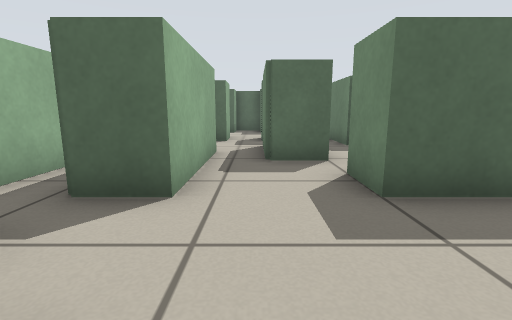
View 1 (above)

24 first-person views from a walk through a Stage world. The camera is 0.51 m above the floor, tilts 10° down and sees 85° across. Floor lines are 1 m apart. The floor is counted in squares, 0.5 m on a side. Each view is taken from the middle of a square. On the plan, view 1 faces up. The plan holds only what a view shows up to about 11 squares ahead; the rest is blank. The robots in the file are not drawn.

View 2
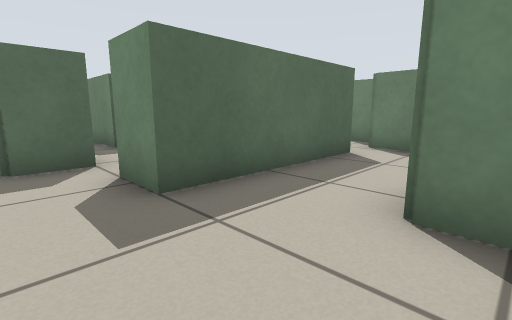

View 3
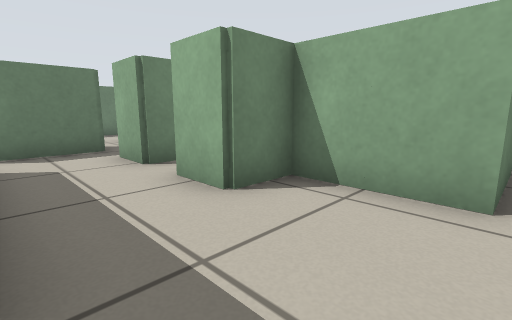

View 4
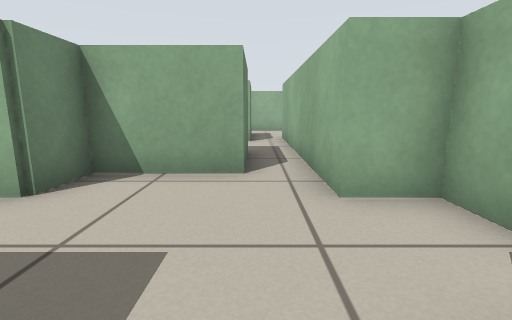

View 5
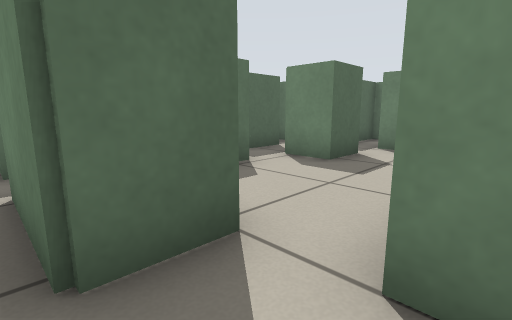

View 6
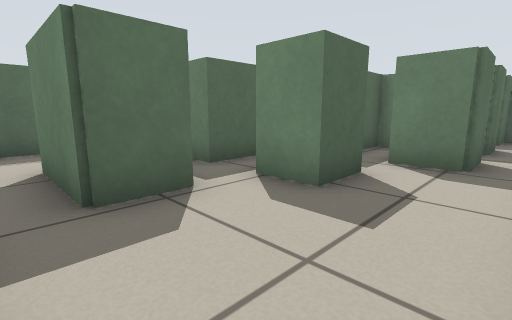

View 7
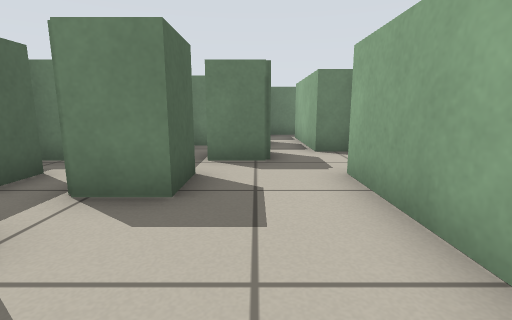

View 8
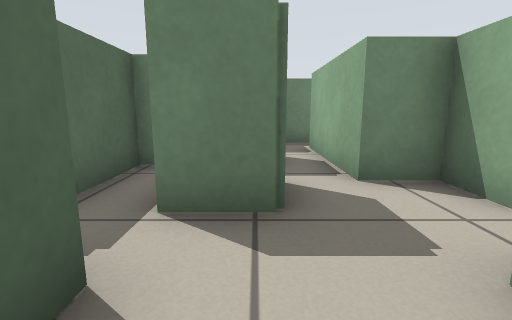

View 9
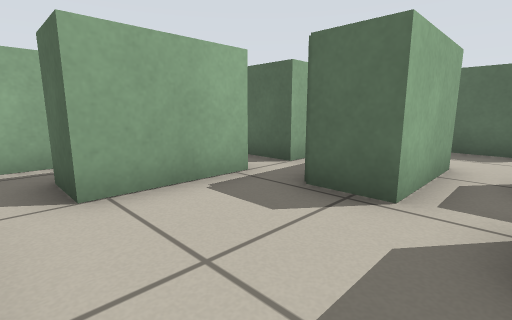

View 10
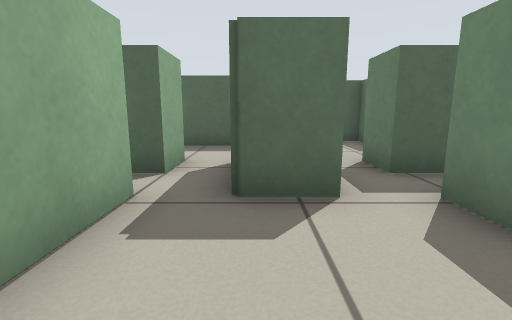

View 11
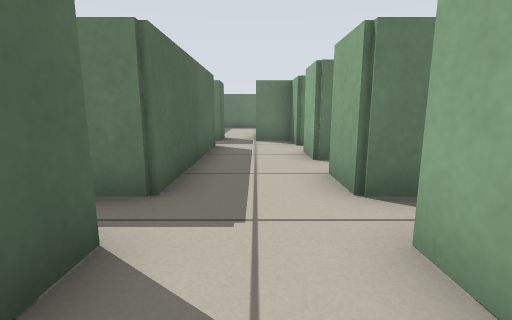

View 12
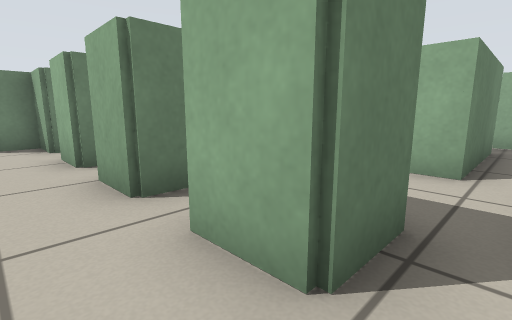

View 13
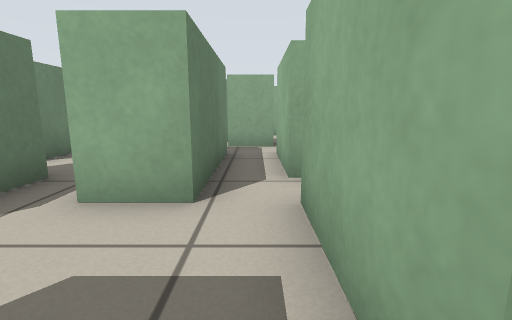

View 14
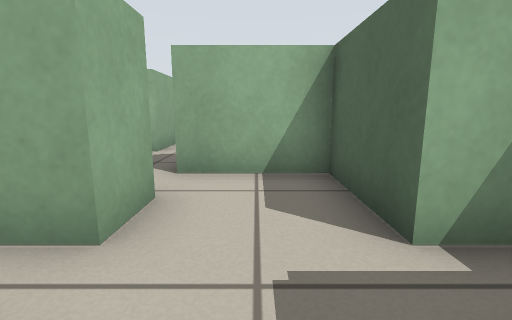

View 15
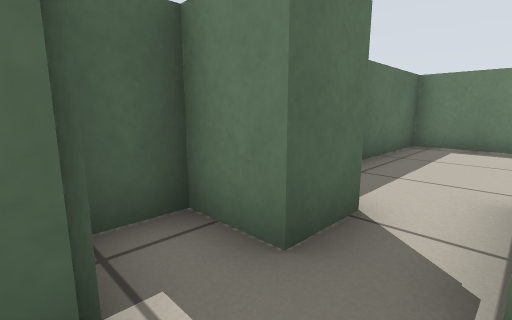

View 16
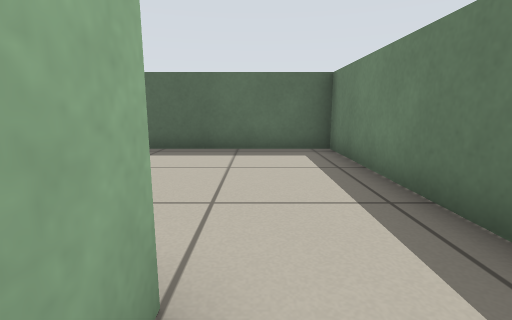

View 17
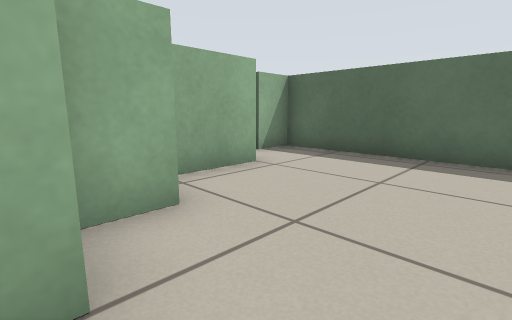

View 18
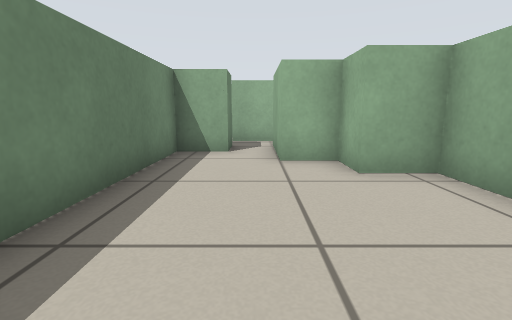

View 19
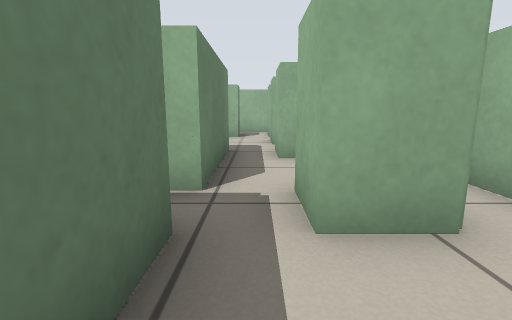

View 20
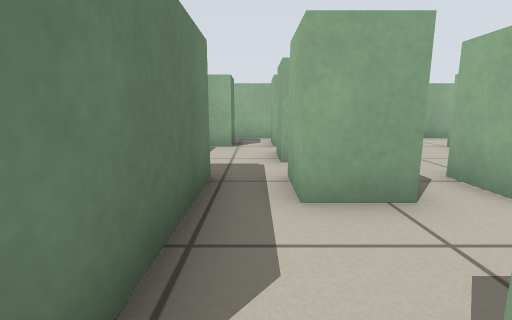

View 21
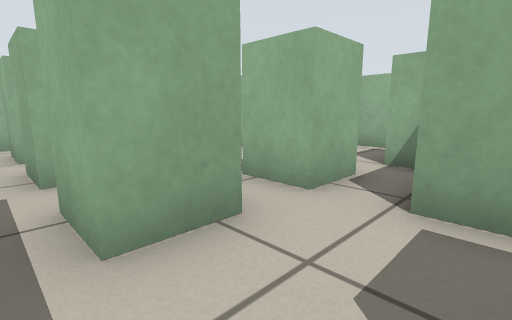

View 22
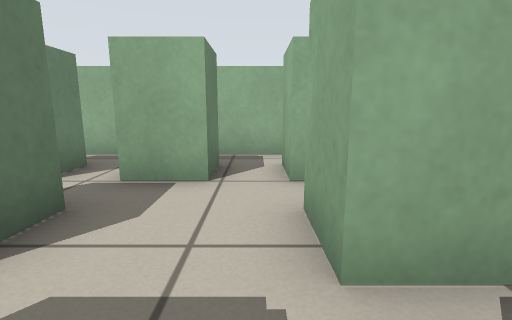

View 23
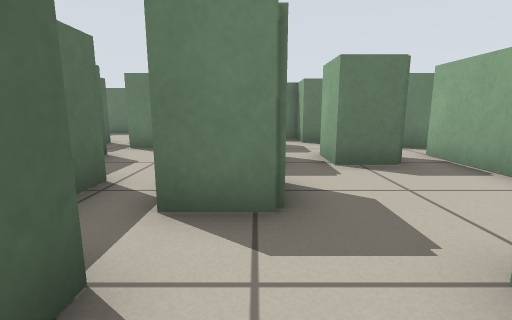

View 24
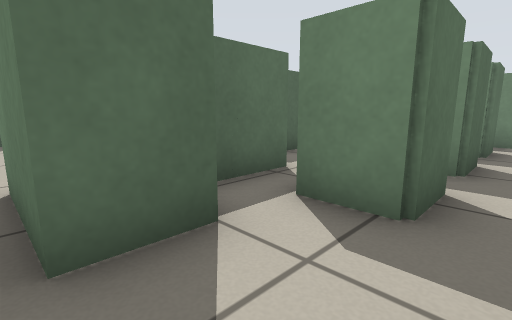

### Floor plan
Key: @ floor where view 1 was taken; # wall or solid block; x gap in a wall; . floor; T thing the floor can be seen under or through.
Columns run from 8 left of view 1 to 14 right of it. Each row starts with its distance up from view 1.
 15               #########
 14        ###    .##.....#
 13     ####.#####.x......#
 12     #..........###....#
 11     #.##...##.####....#
 10  .....##x#.##x#.##....#
  9 #####......##...###...#
  8     #...##.### .####..#
  7     #.####...##.####.##
  6     #.####......####.##
  5     #.##..............#
  4     #.##..#####..######
  3      .##..#####.##   #
  2      ##.........##
  1       ##...##...##..
  0        #@..##x#.....
 -1        #####T...#
 -2        ####TT...#
 -3        ###.TTTT.#
 -4        #...TTTT.###
 -5        #..........#
 -6        ## ....#..##
 -7        ###....x..#
 -8          #. ###.##
 -9          ..   #.###
-10         ..    ... ..
-11         ##    ######

Positions as (right, up) in squares from view 1, and headings:
1: (0, 0), facing up
2: (0, 0), facing up-right
3: (0, 3), facing down-right
4: (0, 4), facing down
5: (0, 4), facing up-right
6: (2, 5), facing up-right
7: (2, 6), facing right
8: (5, 6), facing right
9: (5, 5), facing up-left
10: (3, 5), facing up
11: (-3, 12), facing right
12: (-3, 12), facing down-right
13: (-3, 10), facing down
14: (1, 12), facing left
15: (5, 12), facing up-right
16: (12, 7), facing up
17: (13, 8), facing up-left
18: (12, 14), facing down
19: (7, 3), facing down
20: (7, 0), facing down
21: (7, -1), facing down-left
22: (7, -4), facing down
23: (0, -4), facing right
24: (0, -5), facing up-right
